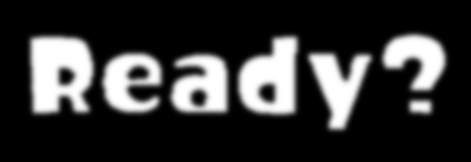
#> input picture assets/ready_mask_x.bmp, 471 x 162 px
$ python -i splat_recognition.py   (imports and definitions only)
#> lines starting #> are read from the running program, lines starting #| are printed output that depends on the picture; after the words box and inside, x2 and y2 are one past the last pixel; in counts of white or black regions, pixels touching at a corner belong together
### wapon.py
from collections import defaultdict
import os
import re
import cv2
from typing import Tuple
import dataclasses
@dataclasses.dataclass
class Wapon:
    filename: str
    name: str
    short_name: str
    sp: str
    temp_img = None

icons_dict = defaultdict(list)
template_wapons = defaultdict(dict)
wapons = {}
arr = []

# 全武器のテンプレートファイル名や名前、SP名の定数定義
arr.append( Wapon("wakaba","わかばシューター","わかば","barrier"))
arr.append( Wapon("bo-rudo","ボールドマーカー","ボールド","ultrahanco"))
arr.append( Wapon("sya-pu","シャープマーカー","シャーカー","kanitank"))
arr.append( Wapon("susi","スプラシューター","スシ","ultrashot"))
arr.append( Wapon("hiro","ヒーローシューター レプリカ","ヒロシュ","ultrashot"))
arr.append( Wapon("prime","プライムシューター","プライム","kanitank"))
arr.append( Wapon("52g",".52ガロン","ゴーニー","megaphone"))
arr.append( Wapon("96g",".96ガロン","クロ","kyu-inki"))
arr.append( Wapon("jet","ジェットスイーパー","ジェット","kyu-inki"))
arr.append( Wapon("zap","N-ZAP85","黒ザップ","energystand"))
arr.append( Wapon("ginmode","プロモデラーMG","銀モデ","sameride"))
arr.append( Wapon("l3","L3リールガン","L3","kanitank"))
arr.append( Wapon("h3","H3リールガン","H3","energystand"))
arr.append( Wapon("hot","ホットブラスター","ホッブラ","barrier"))
arr.append( Wapon("long","ロングブラスター","ロンブラ","hopsonar"))
arr.append( Wapon("rapi","ラピッドブラスター","ラピ","tripletornado"))
arr.append( Wapon("rapieri","Rブラスターエリート","ラピエリ","kyu-inki"))
arr.append( Wapon("nova","ノヴァブラスター","ノヴァ","syokuwonder"))
arr.append( Wapon("clash","クラッシュブラスター","クラブラ","ultrashot"))
arr.append( Wapon("botol","ボトルガイザー","ボトル","ultrashot"))
arr.append( Wapon("ro-ra-","スプラローラー","ローラー","barrier"))
arr.append( Wapon("ka-bon","カーボンローラー","カーボン","syokuwonder"))
arr.append( Wapon("valia","ヴァリアブルローラー","ヴァリアブル","multimissile"))
arr.append( Wapon("dainamo","ダイナモローラー","ダイナモ","energystand"))
arr.append( Wapon("paburo","パブロ","パブロ","megaphone"))
arr.append( Wapon("hokusai","ホクサイ","ホクサイ","syokuwonder"))
arr.append( Wapon("tya-","スプラチャージャー","チャー","kyu-inki"))
arr.append( Wapon("4k","リッター4K","リッター","hopsonar"))
arr.append( Wapon("sukuiku","スクイックリンα、β、γ","スクイク","barrier"))
arr.append( Wapon("take","14式竹筒銃・甲","竹","megaphone"))
arr.append( Wapon("soi","ソイチューバー","ソイチュ","multimissile"))
arr.append( Wapon("manyu","スプラマニューバー","マニュ","kanitank"))
arr.append( Wapon("kerubin","ケルビン525","ケルビン","nicedama"))
arr.append( Wapon("dual","デュアルスイーパー","デュアル","hopsonar"))
arr.append( Wapon("supa","スパッタリー","赤スパ","energystand"))
arr.append( Wapon("quad","クアッドホッパーブラック","クアッド","sameride"))
arr.append( Wapon("bake","バケットスロッシャー","バケツ","tripletornado"))
arr.append( Wapon("hissen","ヒッセン","ヒッセン","jetpack"))
arr.append( Wapon("sukusuro","スクリュースロッシャー","スクスロ","nicedama"))
arr.append( Wapon("exp","エクスプロッシャー","エクス","amehurashi"))
arr.append( Wapon("furo","オーバーフロッシャー","お風呂","amehurashi"))
arr.append( Wapon("bareru","バレルスピナー","バレル","hopsonar"))
arr.append( Wapon("supusupi","スプラスピナー","スプスピ","ultrahanco"))
arr.append( Wapon("haidora","ハイドラント","ハイドラ","nicedama"))
arr.append( Wapon("kuge","クーゲルシュライバー","クーゲル","jetpack"))
arr.append( Wapon("no-ti","ノーチラス47","ノーチラス","amehurashi"))
arr.append( Wapon("kasa","パラシェルター","傘","tripletornado"))
arr.append( Wapon("camp","キャンピングシェルター","キャンプ","kyu-inki"))
arr.append( Wapon("supaiga","スパイガジェット","スパイガ","sameride"))
arr.append( Wapon("try","トライストリンガー","弓","megaphone"))
arr.append( Wapon("lact","LACT-450","ラクト","multimissile"))
arr.append( Wapon("drive","ドライブワイパー","ワイパー","ultrahanco"))
arr.append( Wapon("gym","ジムワイパー","ジムワイパー","syokuwonder"))
# Chill Season 追加ブキ
arr.append( Wapon("momiji","もみじシューター","もみじ","hopsonar"))
arr.append( Wapon("susikora","スプラシューターコラボ","スシコラ","tripletornado"))
arr.append( Wapon("purakora","プライムシューターコラボ","プラコラ","nicedama"))
arr.append( Wapon("kinmode","プロモデラーRG","金モデ","nicedama"))
arr.append( Wapon("supesyu","スペースシューター","スペシュ","megaphone"))
arr.append( Wapon("novaneo","ノヴァブラスターネオ","ノヴァネオ","ultrahanco"))
arr.append( Wapon("ka-deco","カーボンローラーデコ","カーデコ","ultrashot"))
arr.append( Wapon("wide","ワイドローラー","ワイロラ","kyu-inki"))
arr.append( Wapon("pabuhyu","パブロ・ヒュー","パヒュー","ultrahanco"))
arr.append( Wapon("rpen","R-PEN/5H","アルペン","energystand"))
arr.append( Wapon("supahyu","スパッタリー・ヒュー","スパヒュー","sameride"))
arr.append( Wapon("bakedeco","バケットスロッシャーデコ","バケデコ","syokuwonder"))
arr.append( Wapon("supikora","スプラスピナーコラボ","スピコラ","barrier"))

# 配列を辞書に入れ替える
for wapon in arr:
    wapons[wapon.filename] = wapon
#> further down, picture is the input picture: shape (162, 471, 3); min 0, max 255, mean 53.9

# マッチング用テンプレート画像を置いてるディレクトリを指定
path = r"./assets/icons_asset/nuki"

files = os.listdir(path)
files = [f for f in files if os.path.isfile(os.path.join(path, f))]
for fn in files:
    head = re.split('[ \(.]', fn)[0]
    icons_dict[head].append(fn)
    _im = cv2.imread(path+"/"+fn)

    # 周囲1pxをカット
    _im = _im[2:-2, 2:-2]

    template_wapons[head]["img"] = _im
    template_wapons[head]["mask"] = cv2.bitwise_not(
        cv2.inRange(template_wapons[head]["img"], (255,255,255), (255,255,255))
    )
    wapons[head].temp_img = _im.copy()


# [15 lines left out: function ブキアイコン画像から分類, not called in this run]

### splat_recognition.py

import pprint
import math
import time
import cv2
import numpy as np
from collections import defaultdict
import os
import datetime
import re
from collections import deque
import statistics
from statistics import StatisticsError
import speaker
import status as s
import ika_icon


playerData = [None]*8

is_ready_queue = deque([], 100)
is_map_queue =   deque([], 5)
is_opened_map = False
ready_start = 0

# [4 lines not run here, left out]

is_playing_queue =   deque([], 4)
# [14 lines not run here, left out]
# [1 line that did not run here, left out]

# [4 lines not run here, left out]

# [1 line that did not run here, left out]
# [1 line that did not run here, left out]
# [1 line that did not run here, left out]
# [1 line that did not run here, left out]
# [1 line that did not run here, left out]
# [1 line that did not run here, left out]
# [1 line that did not run here, left out]

path = r"./assets/icons_asset/nuki"

# [1 line that did not run here, left out]
# [1 line that did not run here, left out]

icons_dict = defaultdict(list)
template_wapons = defaultdict(dict)

# [15 lines not run here, left out]

# [856 lines left out: functions 濃いグレーのバツアイコン取得, 黒かグレーのバツアイコン取得, 非アイコン領域取得, バーの領域取得, アイコン情報からrectを算出, マスクからアイコンの位置を分析 and 15 more, not called in this run]

def 線分の情報(a, b):
    # ２点間の傾き、距離を返す
    dx = b[0] - a[0]
    dy = b[1] - a[1]

    if dx != 0:
        slope = dy / dx
    else:
        slope = None
    distance = np.sqrt( dx**2 + dy**2 )
    return slope, distance

def バツアイコンの検出(img, *args):
    mask_list = []

    for arg in args:
        # inRange()のrgb,hsvの切り替えの条件分岐
        try:
            arg[2]
            _mask = cv2.inRange(img, arg[0], arg[1])
        except IndexError:
            hsv = cv2.cvtColor(img, cv2.COLOR_BGR2HSV)
            _mask = cv2.inRange(hsv, arg[0], arg[1])

        kernel = np.array([
            [0,0,0,1,0,0,0],
            [0,0,0,1,0,0,0],
            [0,0,1,1,1,0,0],
            [1,1,1,1,1,1,1],
            [0,0,1,1,1,0,0],
            [0,0,0,1,0,0,0],
            [0,0,0,1,0,0,0],
        ], np.uint8)
        _mask = cv2.morphologyEx(_mask, cv2.MORPH_OPEN, kernel)

        mask_list.append(_mask)

    newMask = np.zeros((img.shape[0], img.shape[1]), dtype=np.uint8)
    for ma in mask_list:
        newMask = cv2.bitwise_or(newMask, ma)

    _, labels, stats, _ = cv2.connectedComponentsWithStats(newMask)

    batu_x_pos = []
    newMask.fill(0)
    for i, stat in enumerate(stats[1:], 1):
        top    = {'left':0, 'right':0, 'length':0}
        bottom = {'left':0, 'right':0, 'length':0}

        idxs =  np.where(labels[0] == i)[0].tolist()
        idxs2 = np.where(labels[newMask.shape[0]-1] == i)[0].tolist()

        if not idxs or not idxs2: continue

        top['left'] = min(idxs)
        top['right'] = max(idxs)
        top['length'] = top['right'] - top['left']

        bottom['left'] = min(idxs2)
        bottom['right'] = max(idxs2)
        bottom['length'] = bottom['right'] - bottom['left']

        # print("bottom", bottom)

        line_info = [
            線分の情報((top['left'],  0) ,(bottom['left'],  newMask.shape[0]-1)),
            線分の情報((top['right'], 0), (bottom['right'], newMask.shape[0]-1)),
        ]

        # 傾き無し（90度）の直線ならその時点で無視
        if line_info[0][0] is None or line_info[1][0] is None: continue

        # 斜線のとき
        if (-1.4 <= line_info[0][0] <= -0.7 and
            -1.4 <= line_info[1][0] <= -0.7 and
            top['length']   >= 9 and
            bottom['length']>= 9
        ):
            newMask[labels==i] = 255
            # x軸の中心座標をリストに格納
            batu_x_pos.append(top['left'] + top['length'] // 2 )

        # バツマークのとき
        if (-1.4 <= line_info[0][0] <= -0.7 and
             0.7 <= line_info[1][0] <= 1.4 and
             top['length']   >= 9 and
             bottom['length']>= 9
        ):
            newMask[labels==i] = 255
            # x軸の中心座標をリストに格納
            batu_x_pos.append(top['left'] + top['length'] // 2 )

    return batu_x_pos, newMask

def 消灯アイコン検出(img, idx=0):
#> called with idx = 1000
    hsv = cv2.cvtColor(img, cv2.COLOR_BGR2HSV)
#> hsv: shape (162, 471, 3); mean H, S, V 0, 0, 53.9
    mask_list = [
        cv2.inRange(hsv,
        (
            0,
            0,
            138,
        ), (
            255,
            21,
            157,
        )),
        cv2.inRange(hsv,
        (
            0,
            33,
            4,
        ), (
            255,
            255,
            59,
        ))
    ]

    kernel = np.ones((3,3),np.uint8) #threshold
    mask_list[0] = cv2.dilate(mask_list[0], kernel, iterations=1)

    ## マスク足し合わせ
    newMask = np.zeros((img.shape[0], img.shape[1]), dtype=np.uint8)
    for ma in mask_list:
        newMask = cv2.bitwise_or(newMask, ma)
#> this loop made 2 passes
#> pass 1, in 消灯アイコン検出, `newMask = cv2.bitwise_or(newMask, ma)`:
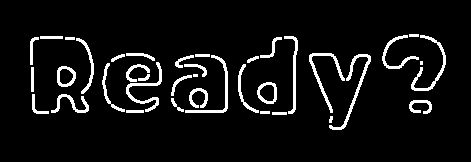
#> newMask: shape (162, 471); 6.8% white; 38 white regions (2 under 20 px), largest, box (x1, y1, x2, y2) and area: (329, 54, 371, 130) 407, (126, 62, 162, 112) 354, (309, 53, 345, 113) 349

    _, labels, stats, _ = cv2.connectedComponentsWithStats(newMask)
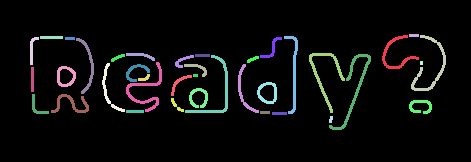
#> labels: shape (162, 471) int32; 39 distinct labels, from 0 to 38; one colour per label, 0 black
#> stats = 39 rows, first 6: [0, 0, 471, 162, 71125], [382, 35, 37, 34, 252], [409, 34, 10, 3, 30], [411, 35, 35, 56, 342], [30, 37, 9, 28, 97], [40, 36, 23, 3, 69]

    death_x_pos = []
    newMask.fill(0)
#> newMask: shape (162, 471); 6.78% of pixels changed, all inside (x1, y1, x2, y2) = (30, 34, 446, 130)

    for i, stat in enumerate(stats[1:], 1):
        idxs =  np.where(labels[img.shape[0]-1] == i)[0].tolist()
        if not idxs: continue

        bottom_left = min(idxs)
        bottom_right = max(idxs)
        bottom_sum = np.count_nonzero( (labels[:,bottom_left:bottom_right] == i) == True)

        top_cnt = np.count_nonzero( (labels[0] == i) == True)

        if (45 <= top_cnt    <= 105 and
            50 <= bottom_right-bottom_left <= 90 and
            # top幅、bottom幅の矩形面積と、全体面積を比較する形。
            0.95 <= (bottom_right-bottom_left)*img.shape[0] / bottom_sum <= 1.15
        ):
            newMask[labels==i] = 255
            xx = bottom_left + (bottom_right - bottom_left) // 2
            death_x_pos.append(xx)
#> this loop made 38 passes
#> stat on passes 1 to 12: [382, 35, 37, 34, 252], [409, 34, 10, 3, 30], [411, 35, 35, 56, 342], [30, 37, 9, 28, 97], [40, 36, 23, 3, 69], [65, 37, 10, 3, 30], [260, 37, 22, 21, 108], [284, 36, 14, 78, 273], [76, 38, 18, 56, 203], [126, 53, 29, 8, 92], [309, 53, 36, 60, 349], [111, 54, 14, 8, 48]
#> after the loop, death_x_pos = []

    return death_x_pos, newMask


def デスアイコン領域取得ConvexHull(img, idx=1000):
    death_info = [
        消灯アイコン検出(img, idx),
        バツアイコンの検出(img,
            ((
                0,
                0 * 2.55,
                66 * 2.55,
            ),(
                255,
                28 * 2.55,
                79 * 2.55,
            ))
        ),
        バツアイコンの検出(img,
            ((0,0,0), (7,7,7), "rgb"),
            ((0, 214, 0),(255, 255, 80)),
        ),
        バツアイコンの検出(img,
            ((
                0,
                0 * 2.55,
                35 * 2.55,
            ), (
                255,
                20 * 2.55,
                42 * 2.55,
            ))
        )
    ]
#> the loop in バツアイコンの検出, `for arg in args:` made 1 pass
#> pass 1, in バツアイコンの検出, `_mask = cv2.inRange(hsv, arg[0], arg[1])`:
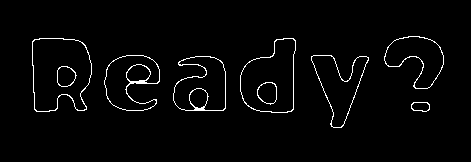
#> _mask: shape (162, 471); 2.4% white in thin lines or dots, all inside (x1, y1, x2, y2) = (32, 36, 444, 128)
#> after the loop in バツアイコンの検出, `for arg in args:`: mask_list = 1 item
#> the loop in バツアイコンの検出, `for ma in mask_list:` made 1 pass
#> in バツアイコンの検出, `_, labels, stats, _ = cv2.connectedComponentsWithStats(newMask)`: labels: shape (162, 471) int32; every value is 0
#> in バツアイコンの検出, `_, labels, stats, _ = cv2.connectedComponentsWithStats(newMask)`: stats = [[0, 0, 471, 162, 76302]]
#> after the loop in バツアイコンの検出, `for i, stat in enumerate(stats[1:], 1):`: batu_x_pos = []
#> the loop in バツアイコンの検出 (call 2), `for arg in args:` made 2 passes
#> pass 1, in バツアイコンの検出 (call 2), `_mask = cv2.inRange(img, arg[0], arg[1])`:
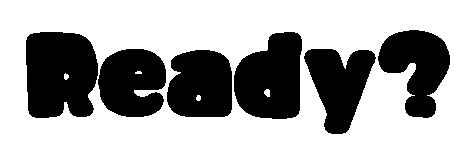
#> _mask: shape (162, 471); 67.2% white; 6 black regions, box (x1, y1, x2, y2) and area: (26, 32, 98, 118) 5427, (234, 32, 302, 119) 4597, (378, 30, 450, 118) 3809, (167, 50, 232, 117) 3809, (98, 49, 166, 117) 3706, (304, 49, 376, 134) 3697
#> pass 1, in バツアイコンの検出 (call 2), `_mask = cv2.morphologyEx(_mask, cv2.MORPH_OPEN, kernel)`:
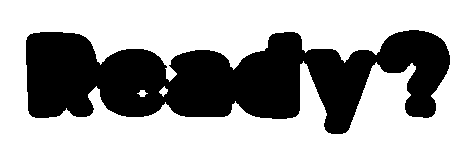
#> _mask: shape (162, 471); 66.4% white; 1 black region, box (x1, y1, x2, y2) and area: (26, 30, 450, 134) 25670
#> after the loop in バツアイコンの検出 (call 2), `for arg in args:`: mask_list = 2 items
#> the loop in バツアイコンの検出 (call 2), `for ma in mask_list:` made 2 passes
#> in バツアイコンの検出 (call 2), `_, labels, stats, _ = cv2.connectedComponentsWithStats(newMask)`:
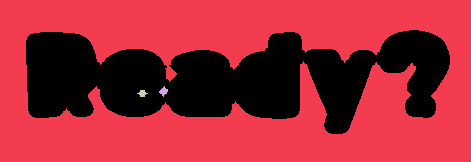
#> labels: shape (162, 471) int32; 4 distinct labels, from 0 to 3; one colour per label, 0 black
#> in バツアイコンの検出 (call 2), `_, labels, stats, _ = cv2.connectedComponentsWithStats(newMask)`: stats = [[26, 30, 424, 104, 25670], [0, 0, 471, 162, 50535], [159, 86, 9, 11, 52], [137, 90, 11, 7, 45]]
#> the loop in バツアイコンの検出 (call 2), `for i, stat in enumerate(stats[1:], 1):` made 3 passes
#> stat on pass 1: [0, 0, 471, 162, 50535]
#> in バツアイコンの検出 (call 3), `mask_list = []`: mask_list = []
#> the loop in バツアイコンの検出 (call 3), `for arg in args:` made 1 pass
#> pass 1, in バツアイコンの検出 (call 3), `_mask = cv2.inRange(hsv, arg[0], arg[1])`:
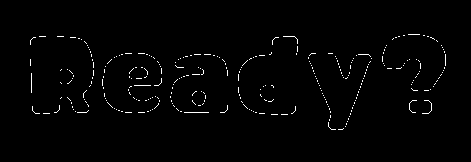
#> _mask: shape (162, 471); 1.3% white in thin lines or dots, all inside (x1, y1, x2, y2) = (30, 34, 446, 130)
#> after the loop in バツアイコンの検出 (call 3), `for arg in args:`: mask_list = 1 item
#> the loop in バツアイコンの検出 (call 3), `for ma in mask_list:` made 1 pass
#> in バツアイコンの検出 (call 3), `_, labels, stats, _ = cv2.connectedComponentsWithStats(newMask)`: stats = [[0, 0, 471, 162, 76302]]
    mask = np.zeros((img.shape[0], img.shape[1]), dtype=np.uint8)
    death_icon_x_pos = []
    for item in death_info:
        # death_icon_x_pos += item[0] - 30 # bar_imgと切り取り座標異なるので調整
        death_icon_x_pos += item[0] # bar_imgと切り取り座標異なるので調整
        mask = cv2.bitwise_or(mask, item[1])
#> this loop made 4 passes
#> after the loop, death_icon_x_pos = []

    # [7 lines of commented-out code are left out]
    return death_icon_x_pos, mask

# [40 lines left out: function 色移りなし, not called in this run]


>>> import cv2
>>> picture = cv2.imread('assets/ready_mask_x.bmp')
>>> result = デスアイコン領域取得ConvexHull(picture)
